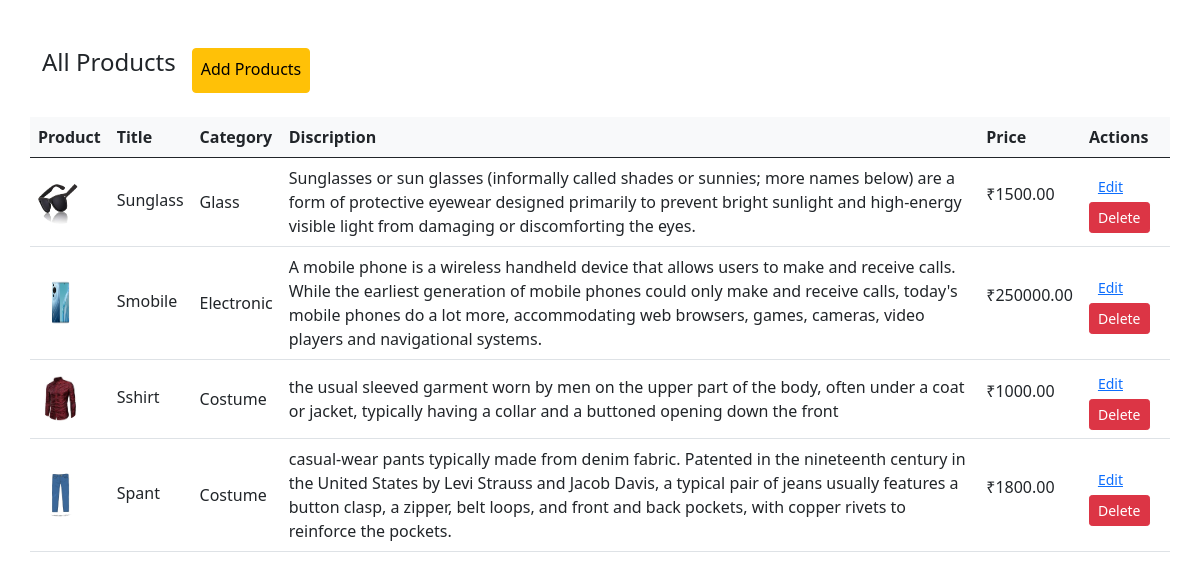
Screenshot of /viewproductpage with the database file from the repository.
### Ekartapp/models.py (models this page shows, shortened)
class Products(models.Model):
    productname=models.CharField(max_length=255)
    category=models.CharField(max_length=255)
    price=models.DecimalField(max_digits=10,decimal_places=2)
    description=models.CharField(max_length=255)
    productimage=models.ImageField(null=True,blank=True,upload_to="images/")

### Ekartapp/views.py (the view)
# urls.py: path('viewproductpage',views.viewproductpage,name="viewproductpage"),
def viewproductpage(request):
    productdata = Products.objects.all()
    return render(request, 'viewproducts.html', {'data': productdata})

### Ekartapp/templates/viewproducts.html (shortened to what this page needs)
<!DOCTYPE html>
<html lang="en">
<head>
    <link href="https://cdn.jsdelivr.net/npm/bootstrap@5.0.2/dist/css/bootstrap.min.css" rel="stylesheet">
<link rel="stylesheet" href="../static/css/viewproduct.css">
</head>
<body>
    <div class="container font-family mt-5">
        <div class="d-flex">
            <h4 class=" mb-3"> All Products</h4>
            <a href="{% url 'addproduct' %}" class="btn btn-warning p-2 mx-3">Add Products</a>
        </div>
        <div class="row mt-4">
            <table class="table align-middle mb-0 bg-white">
                <thead class="bg-light">
                    <tr>
                        <th>Product</th>
                        <th>Title</th>
                        <th>Category</th>
                        <th>Discription</th>
                        <th>Price</th>
                        <th>Actions</th>
                    </tr>
                </thead>
                <tbody>
                    {% for i in data %}
                    <tr>
                        <td>
                            <div class="d-flex align-items-center">
                                <img src="/media/{{i.productimage}}" alt="" style="width: 45px; height: 45px"
                                    class="rounded-circle" />
                            </div>
                        </td>
                        <td>
                            <p class="fw-normal mb-1">{{i.productname}}</p>
                        </td>
                        <td>
                            {{i.category}}
                        </td>
                        <td>
                            {{i.description}}
                        </td>
                        <td>
                            <p>₹{{i.price}} </p>
                        </td>
                        <td>
                            <a type="button" href="{% url 'productedit' i.id %}"
                                class="btn btn-link btn-sm btn-rounded">
                                Edit
                            </a>
                            <a type="button" href="{% url 'deleteproduct' i.id %}"
                                class="btn btn-danger btn-sm btn-rounded">
                                Delete
                            </a>
                        </td>
                    </tr>
                    {% endfor %}
                </tbody>
            </table>
        </div>
    </div>
</body>
</html>

### rows the page displays
Products: productimage (picture), productname "Sunglass", category "Glass", description "Sunglasses or sun glasses (informally called shades or sunnies; more names below) are a form of protective eyewear designed primarily to prevent bright sunlight and high-energy visible light from damaging or discomforting the eyes.", price "1500.00"
Products: productimage (picture), productname "Smobile", category "Electronic", description "A mobile phone is a wireless handheld device that allows users to make and receive calls. While the earliest generation of mobile phones could only make and receive calls, today's mobile phones do a lot more, accommodating web browsers, games, cameras, video players and navigational systems.", price "250000.00"
Products: productimage (picture), productname "Sshirt", category "Costume", description "the usual sleeved garment worn by men on the upper part of the body, often under a coat or jacket, typically having a collar and a buttoned opening down the front", price "1000.00"
Products: productimage (picture), productname "Spant", category "Costume", description "casual-wear pants typically made from denim fabric. Patented in the nineteenth century in the United States by Levi Strauss and Jacob Davis, a typical pair of jeans usually features a button clasp, a zipper, belt loops, and front and back pockets, with copper rivets to reinforce the pockets.", price "1800.00"
